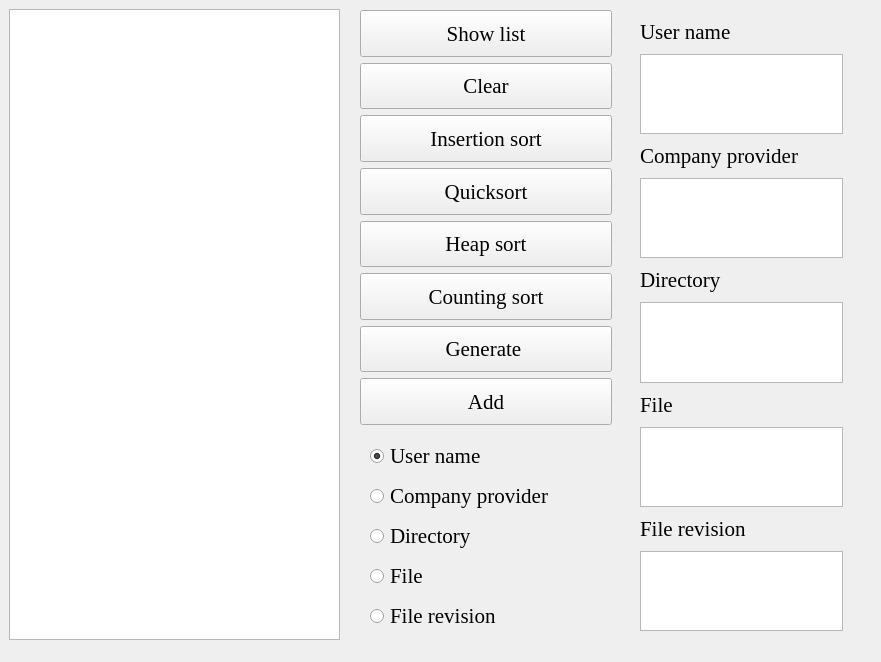
<?xml version="1.0" encoding="UTF-8"?>
<ui version="4.0">
 <class>MainWindow</class>
 <widget class="QMainWindow" name="MainWindow">
  <property name="geometry">
   <rect>
    <x>0</x>
    <y>0</y>
    <width>881</width>
    <height>662</height>
   </rect>
  </property>
  <property name="minimumSize">
   <size>
    <width>554</width>
    <height>611</height>
   </size>
  </property>
  <property name="font">
   <font>
    <family>Times New Roman</family>
    <pointsize>16</pointsize>
   </font>
  </property>
  <property name="windowTitle">
   <string>Lab oop</string>
  </property>
  <widget class="QWidget" name="centralwidget">
   <widget class="QTextBrowser" name="output">
    <property name="geometry">
     <rect>
      <x>9</x>
      <y>9</y>
      <width>331</width>
      <height>631</height>
     </rect>
    </property>
    <property name="minimumSize">
     <size>
      <width>310</width>
      <height>0</height>
     </size>
    </property>
   </widget>
   <widget class="QWidget" name="layoutWidget">
    <property name="geometry">
     <rect>
      <x>360</x>
      <y>10</y>
      <width>252</width>
      <height>631</height>
     </rect>
    </property>
    <layout class="QVBoxLayout" name="verticalLayout_2">
     <item>
      <widget class="QPushButton" name="Show_list">
       <property name="sizePolicy">
        <sizepolicy hsizetype="Minimum" vsizetype="Expanding">
         <horstretch>0</horstretch>
         <verstretch>0</verstretch>
        </sizepolicy>
       </property>
       <property name="cursor">
        <cursorShape>PointingHandCursor</cursorShape>
       </property>
       <property name="text">
        <string>Show list</string>
       </property>
      </widget>
     </item>
     <item>
      <widget class="QPushButton" name="Show_tree">
       <property name="sizePolicy">
        <sizepolicy hsizetype="Minimum" vsizetype="Expanding">
         <horstretch>0</horstretch>
         <verstretch>0</verstretch>
        </sizepolicy>
       </property>
       <property name="cursor">
        <cursorShape>PointingHandCursor</cursorShape>
       </property>
       <property name="text">
        <string>Clear</string>
       </property>
      </widget>
     </item>
     <item>
      <widget class="QPushButton" name="Insertion_sort">
       <property name="sizePolicy">
        <sizepolicy hsizetype="Minimum" vsizetype="Expanding">
         <horstretch>0</horstretch>
         <verstretch>0</verstretch>
        </sizepolicy>
       </property>
       <property name="cursor">
        <cursorShape>PointingHandCursor</cursorShape>
       </property>
       <property name="text">
        <string>Insertion sort</string>
       </property>
       <property name="checkable">
        <bool>false</bool>
       </property>
      </widget>
     </item>
     <item>
      <widget class="QPushButton" name="Quicksort">
       <property name="sizePolicy">
        <sizepolicy hsizetype="Minimum" vsizetype="Expanding">
         <horstretch>0</horstretch>
         <verstretch>0</verstretch>
        </sizepolicy>
       </property>
       <property name="cursor">
        <cursorShape>PointingHandCursor</cursorShape>
       </property>
       <property name="text">
        <string>Quicksort</string>
       </property>
      </widget>
     </item>
     <item>
      <widget class="QPushButton" name="Heap_sort">
       <property name="sizePolicy">
        <sizepolicy hsizetype="Minimum" vsizetype="Expanding">
         <horstretch>0</horstretch>
         <verstretch>0</verstretch>
        </sizepolicy>
       </property>
       <property name="cursor">
        <cursorShape>PointingHandCursor</cursorShape>
       </property>
       <property name="text">
        <string>Heap sort</string>
       </property>
      </widget>
     </item>
     <item>
      <widget class="QPushButton" name="Counting">
       <property name="sizePolicy">
        <sizepolicy hsizetype="Minimum" vsizetype="Expanding">
         <horstretch>0</horstretch>
         <verstretch>0</verstretch>
        </sizepolicy>
       </property>
       <property name="cursor">
        <cursorShape>PointingHandCursor</cursorShape>
       </property>
       <property name="text">
        <string>Counting sort</string>
       </property>
      </widget>
     </item>
     <item>
      <widget class="QPushButton" name="Generate">
       <property name="sizePolicy">
        <sizepolicy hsizetype="Minimum" vsizetype="Expanding">
         <horstretch>0</horstretch>
         <verstretch>0</verstretch>
        </sizepolicy>
       </property>
       <property name="cursor">
        <cursorShape>PointingHandCursor</cursorShape>
       </property>
       <property name="text">
        <string>Generate </string>
       </property>
      </widget>
     </item>
     <item>
      <widget class="QPushButton" name="Add">
       <property name="sizePolicy">
        <sizepolicy hsizetype="Minimum" vsizetype="Expanding">
         <horstretch>0</horstretch>
         <verstretch>0</verstretch>
        </sizepolicy>
       </property>
       <property name="cursor">
        <cursorShape>PointingHandCursor</cursorShape>
       </property>
       <property name="text">
        <string>Add</string>
       </property>
      </widget>
     </item>
     <item>
      <layout class="QVBoxLayout" name="verticalLayout" stretch="10,10,10,10,10">
       <property name="spacing">
        <number>10</number>
       </property>
       <property name="leftMargin">
        <number>10</number>
       </property>
       <property name="topMargin">
        <number>10</number>
       </property>
       <property name="rightMargin">
        <number>10</number>
       </property>
       <property name="bottomMargin">
        <number>10</number>
       </property>
       <item>
        <widget class="QRadioButton" name="radioButton">
         <property name="text">
          <string>User name</string>
         </property>
         <property name="checked">
          <bool>true</bool>
         </property>
        </widget>
       </item>
       <item>
        <widget class="QRadioButton" name="radioButton_3">
         <property name="text">
          <string>Company provider</string>
         </property>
        </widget>
       </item>
       <item>
        <widget class="QRadioButton" name="radioButton_4">
         <property name="text">
          <string>Directory</string>
         </property>
        </widget>
       </item>
       <item>
        <widget class="QRadioButton" name="radioButton_5">
         <property name="text">
          <string>File</string>
         </property>
        </widget>
       </item>
       <item>
        <widget class="QRadioButton" name="radioButton_6">
         <property name="text">
          <string>File revision</string>
         </property>
        </widget>
       </item>
      </layout>
     </item>
    </layout>
   </widget>
   <widget class="QWidget" name="layoutWidget">
    <property name="geometry">
     <rect>
      <x>630</x>
      <y>10</y>
      <width>223</width>
      <height>631</height>
     </rect>
    </property>
    <layout class="QVBoxLayout" name="verticalLayout_3">
     <property name="spacing">
      <number>10</number>
     </property>
     <property name="leftMargin">
      <number>10</number>
     </property>
     <property name="topMargin">
      <number>10</number>
     </property>
     <property name="rightMargin">
      <number>10</number>
     </property>
     <property name="bottomMargin">
      <number>10</number>
     </property>
     <item>
      <widget class="QLabel" name="label">
       <property name="text">
        <string>User name</string>
       </property>
      </widget>
     </item>
     <item>
      <widget class="QTextEdit" name="User_name"/>
     </item>
     <item>
      <widget class="QLabel" name="label_2">
       <property name="text">
        <string>Company provider</string>
       </property>
      </widget>
     </item>
     <item>
      <widget class="QTextEdit" name="Company_provider"/>
     </item>
     <item>
      <widget class="QLabel" name="label_3">
       <property name="text">
        <string>Directory</string>
       </property>
      </widget>
     </item>
     <item>
      <widget class="QTextEdit" name="Directory"/>
     </item>
     <item>
      <widget class="QLabel" name="label_4">
       <property name="text">
        <string>File</string>
       </property>
      </widget>
     </item>
     <item>
      <widget class="QTextEdit" name="File"/>
     </item>
     <item>
      <widget class="QLabel" name="label_5">
       <property name="text">
        <string>File revision</string>
       </property>
      </widget>
     </item>
     <item>
      <widget class="QTextEdit" name="File_revision"/>
     </item>
    </layout>
   </widget>
  </widget>
 </widget>
 <resources/>
 <connections/>
</ui>
